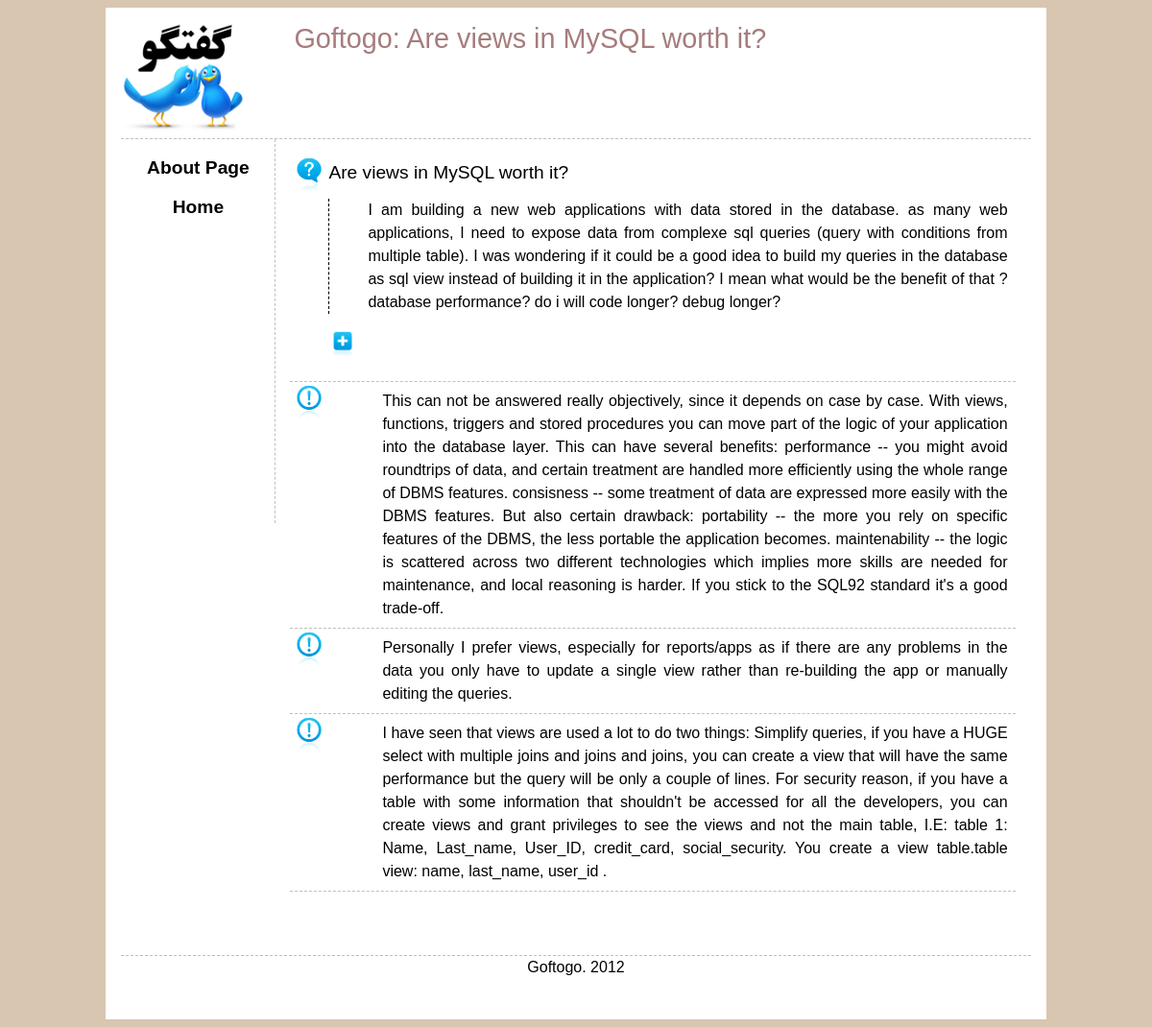
The page /main/qshow/2 on the database its author committed.
### tables this page shows
CREATE TABLE IF NOT EXISTS `Question` (
  `questionID` int(11) NOT NULL AUTO_INCREMENT,
  `catID` int(11) DEFAULT NULL,
  `userID` int(11) DEFAULT NULL,
  `title` varchar(140) NOT NULL,
  `body` text NOT NULL,
  `rank` int(11) NOT NULL DEFAULT '0',
  `postedDate` date DEFAULT NULL,
  PRIMARY KEY (`questionID`)
);

CREATE TABLE IF NOT EXISTS `Answer` (
  `answerID` int(11) NOT NULL AUTO_INCREMENT,
  `questionID` int(11) DEFAULT NULL,
  `userID` int(11) DEFAULT NULL,
  `body` text NOT NULL,
  `rank` int(11) NOT NULL DEFAULT '0',
  `date` date DEFAULT NULL,
  PRIMARY KEY (`answerID`),
  UNIQUE KEY `answeredDate` (`date`)
);

### application/controllers/main.php (called while the page is built, shortened)
<?php
class Main extends CI_Controller {
	public function __construct() {
		$this -> load -> model('question_model');
		$this -> load -> model('answer_model');
	}
	public function _loadviews($body_view, $data) {
		$this -> load -> view('templates/header', $data);
		$this -> load -> view('header/default');
		$this -> load -> view('leftnav/default');
		$this -> load -> view('body/' . $body_view, $data);
		$this -> load -> view('templates/footer');
	}
	public function qshow($qid) {
		$data['question'] = $this -> question_model -> get_details($qid);
		$data['title'] = 'Goftogo: ' . $data['question'] -> title;
		$data['answers'] = $this -> answer_model -> get_answers($qid);
		$data['backlink'] = $this -> session -> userdata('backlink');
		$this -> _loadviews('qdetails', $data);
	}
}

### index.php (called while the page is built, shortened)
<?php
require_once BASEPATH.'core/CodeIgniter.php';

### application/models/question_model.php (called while the page is built, shortened)
<?php
class Question_model extends CI_Model {
	public function get_details($qid) {
		$query = $this -> db -> get_where('Question', array('questionID' => $qid));
		return $query -> first_row();
	}
}

### application/models/answer_model.php (called while the page is built)
<?php
class Answer_model extends CI_Model {
	public function get_answers($qid) {
		$query = $this -> db -> get_where('Answer', array('questionID' => $qid));
		return $query -> result();
	}
}

### application/views/body/qdetails.php (the view, shortened to what this page needs)
<div id="body">
<div class="question">
		<h3><?php echo $question->title; ?></h3>
		<p><?php echo $question->body; ?></p>
<div id="ajaxresult">
<form action="<?php echo site_url(); ?>/ajax/getcomments" method="POST">
<input type="image" title="load comments" src=<?php echo base_url('img/icons/plus.png'); ?> width=30 name="submitit" id="submitit" onclick="return false" />
</form>
</div>
</div>
<?php foreach ($answers as $answer): ?>
	<div class="answer">
		<?php echo $answer->body; ?>
	</div>
<?php endforeach ?>
</div>

### css/main.css (style rules this page uses)
body { background: #D9C6B0; font: normal 100% sans-serif; line-height: 1.5; color: black; }
a { text-decoration: none; color: black; }
h1, h2, h3, h4, h5, h6 { text-decoration: none; color: #A67C7C; margin: 0; padding: 0; }
h3 { font: normal 120% sans-serif; color: black; }
#body { margin-left: 10em; margin-bottom: 50px; margin-top: 100px min-height :400px; padding: 1em; }
.question, .answer, .comment { border-bottom-width: 1px; border-bottom-style: dashed; border-color: silver; padding: 0.5em; text-align: justify; }
.question { padding-left: 2.5em; background: transparent url(../img/icons/question.png) no-repeat top left; background-size: 40px; }
.answer { padding-left: 6em; background: transparent url(../img/icons/answer.png) no-repeat top left; background-size: 40px; }
.question p { border-left-width: 1px; border-left-style: dashed; padding-left: 2.5em; }

### rows shown on the page
question: title "Are views in MySQL worth it?", body "I am building a new web applications with data stored in the database. as many web applications, I need to expose data from complexe sql queries (query with conditions from multiple table). I was wondering if it could be a good idea to build my queries in the database as sql view instead of building it in the application? I mean what would be the benefit of that ? database performance? do i will code longer? debug longer?"
answer: body "This can not be answered really objectively, since it depends on case by case. With views, functions, triggers and stored procedures you can move part of the logic of your application into the database layer. This can have several benefits: performance -- you might avoid roundtrips of data, and certain treatment are handled more efficiently using the whole range of DBMS features. consisness -- some treatment of data are expressed more easily with the DBMS features. But also certain drawback: portability -- the more you rely on specific features of the DBMS, the less portable the application becomes. maintenability -- the logic is scattered across two different technologies which implies…"
answer: body "Personally I prefer views, especially for reports/apps as if there are any problems in the data you only have to update a single view rather than re-building the app or manually editing the queries."
answer: body "I have seen that views are used a lot to do two things: Simplify queries, if you have a HUGE select with multiple joins and joins and joins, you can create a view that will have the same performance but the query will be only a couple of lines. For security reason, if you have a table with some information that shouldn't be accessed for all the developers, you can create views and grant privileges to see the views and not the main table, I.E: table 1: Name, Last_name, User_ID, credit_card, social_security. You create a view table.table view: name, last_name, user_id ."

### other values the page prints
$title "Goftogo: Are views in MySQL worth it?"
anchor('main/view/about',"About Page") "About Page"
anchor('',"Home") "Home"
